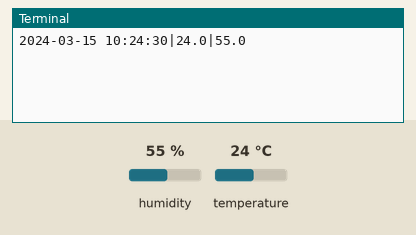
Recording of a program running on a simulated Raspberry Pi (BCM pin numbers). On the bench: the last lines printed to the terminal. Inputs (shaded band) come from the test bench; at power-on: humidity 55 %, temperature 24 °C. The clock reads 2024-03-15 10:24:30 at power-on unless the program sets it; no MQTT or app messages arrive unless stated.

Above: at 1.2 s.
1.3 s: humidity set to 22 %
At 3.4 s:
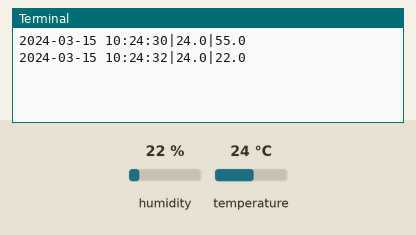
3.7 s: temperature set to 12 °C
At 4.4 s:
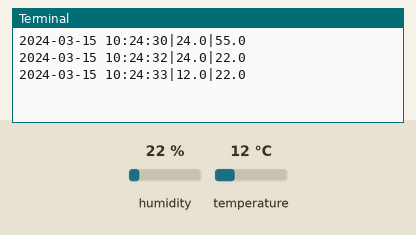
6.1 s: humidity set to 40 %
At 8.8 s:
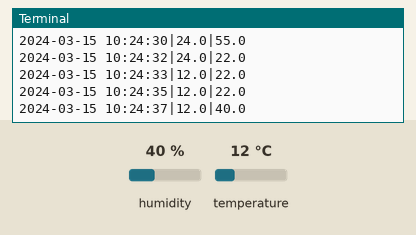
Timing chart, 0 to 10.3 s (numbered marks = the images above; inputs shaded):
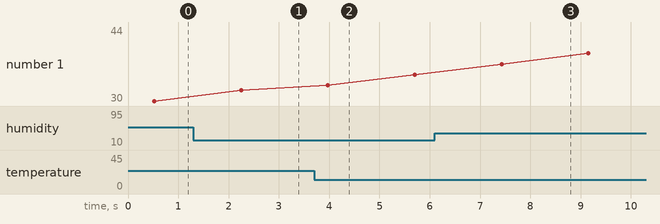

Measured:
- after the input at 1.3 s, the terminal: prints a new line after 0.95 s (image 1)
- after the input at 3.7 s, the terminal: prints a new line after 0.28 s (image 2)
- after the input at 6.1 s, the terminal: prints a new line after 1.3 s (image 3)

The program:

dht11_to_mqtt.py
```python
# Import necessary libraries
import Adafruit_DHT
from datetime import datetime
from time import sleep
import paho.mqtt.publish as publish

# Define sensor type and pin
sensor = Adafruit_DHT.DHT11
pin = '16'
mqtt_host = '52.178.210.165'

# Main loop
while True:
    try:
        # Read temperature and humidity from DHT11 sensor
        humidity, temperature = Adafruit_DHT.read_retry(sensor, pin)

        # If readings are valid
        if humidity is not None and temperature is not None:
            # Get current datetime and format it
            dt = datetime.now().strftime('%Y-%m-%d %H:%M:%S')

            # Prepare payload in the format: datetime|temperature|humidity
            payload = f"{dt}|{temperature}|{humidity}"

            # Print payload for debugging
            print(payload)

            # Publish payload to MQTT topic "stue/data" on the specified host
            publish.single("stue/data", payload, hostname=mqtt_host)

            # Sleep for 1 second before the next reading
            sleep(1)
        else:
            # Print error message if readings are not valid
            print('Failed to get reading. Try again!')
    except KeyboardInterrupt:
        # Handle keyboard interrupt (Ctrl+C)
        print('Connection closed')
        break
```
